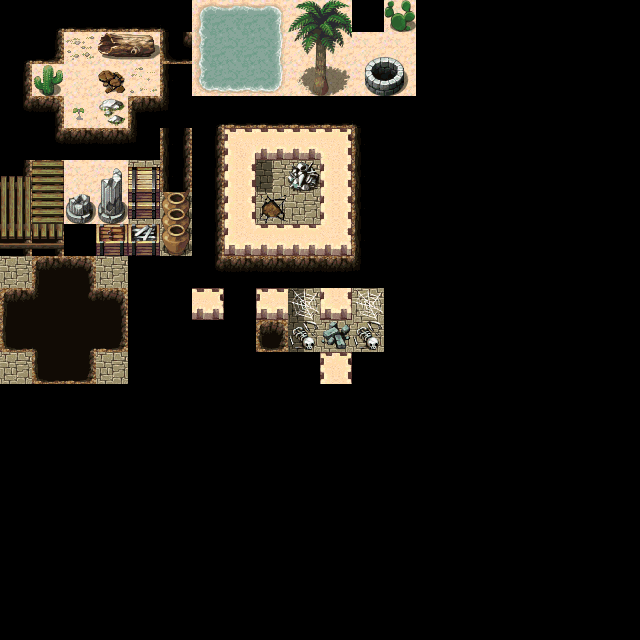

A 2D game scene composited from a Tiled map and its tileset images. What follows is a short description and the map's XML, with each tile layer's data collapsed to a summary:
An orthogonal 20x20 tile map with 32x32 px tiles, 1 tile layer (Capa de Patrones 1).

<map version="1.0" orientation="orthogonal" renderorder="right-down" width="20" height="20" tilewidth="32" tileheight="32" nextobjectid="1">
 <tileset firstgid="1" name="desertmap" tilewidth="32" tileheight="32" tilecount="2500" columns="50">
  <image source="desertmap.png" trans="ffffff" width="1600" height="1600" />
 </tileset>
 <layer name="Capa de Patrones 1" width="20" height="20">
  <data>[400 cells, 127 non-empty, 123 distinct tile ids]</data>
 </layer>
</map>
